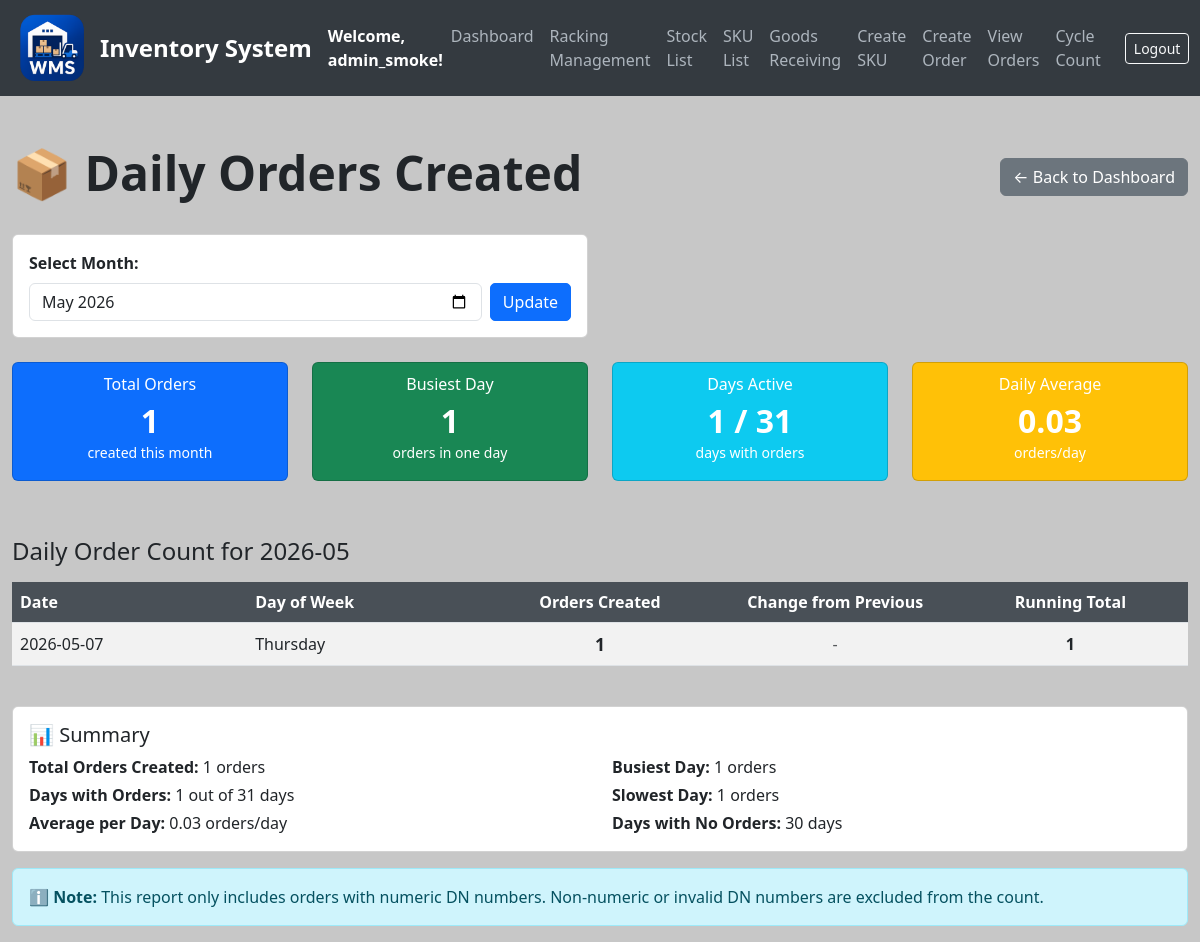
The page /daily-orders (signed in) on the database its author committed.
### models.py (models this page shows, shortened)
class User(UserMixin, db.Model):
    __tablename__ = 'users'
    id = db.Column(db.Integer, primary_key=True)
    username = db.Column(db.String(80), unique=True, nullable=False)
    email = db.Column(db.String(120), unique=True, nullable=False)
    password = db.Column(db.String(200), nullable=False)
    date_created = db.Column(db.DateTime, default=get_local_time)
    last_login = db.Column(db.DateTime, nullable=True)
    is_active = db.Column(db.Boolean, default=True)
    is_approved = db.Column(db.Boolean, default=False)
    is_admin = db.Column(db.Boolean, default=False)
    can_create_racking = db.Column(db.Boolean, default=False)
    can_create_stock = db.Column(db.Boolean, default=False)
    can_create_order = db.Column(db.Boolean, default=False)
    can_transfer_stock = db.Column(db.Boolean, default=False)
    can_transfer_batch = db.Column(db.Boolean, default=False)
    can_mass_transfer = db.Column(db.Boolean, default=False)
    can_bulk_transfer = db.Column(db.Boolean, default=False)
    can_add_sku = db.Column(db.Boolean, default=False)
    can_view_orders = db.Column(db.Boolean, default=False)  # ← new
    can_cycle_count = db.Column(db.Boolean, default=False)  # ← new

class Order(db.Model):
    __tablename__ = 'orders'
    id = db.Column(db.Integer, primary_key=True)
    dn_number = db.Column(db.String(50), unique=True, nullable=False)  # Add DN number field
    created_at = db.Column(db.DateTime, default=get_local_time)
    customer_name = db.Column(db.String(100), nullable=False)
    address = db.Column(db.String(255), nullable=False)
    sales_order = db.Column(db.String(255), nullable=False)
    remarks = db.Column(db.String(255), nullable=True)
    status = db.Column(db.String(20), default='active')
    created_by = db.Column(db.String(255), nullable=True)
    last_updated_by = db.Column(db.String(255), nullable=True)  # Add this line
    items = db.relationship('OrderItem', backref='order', cascade='all, delete-orphan', lazy=True)

### app.py (the view)
@app.route('/daily-orders')
@login_required
def daily_orders():
    selected_month_str = request.args.get('month', default=None)
    if selected_month_str:
        try:
            selected_month = datetime.strptime(selected_month_str, '%Y-%m')
        except ValueError:
            selected_month = datetime.now()
    else:
        selected_month = datetime.now()
    days_in_month = monthrange(selected_month.year, selected_month.month)[1]
    orders = (
        db.session.query(Order)
        .filter(extract('month', Order.created_at) == selected_month.month)
        .filter(extract('year', Order.created_at) == selected_month.year)
        .filter(Order.status != 'cancelled')
        .all()
    )
    from collections import defaultdict
    daily_counts = defaultdict(int)
    for order in orders:
        if order.dn_number and order.dn_number.strip().isdigit():
            order_date = order.created_at.date()
            daily_counts[order_date] += 1
    daily_order_data = sorted(daily_counts.items(), key=lambda x: x[0])
    if daily_order_data:
        total_orders = sum(count for date, count in daily_order_data)
        max_orders = max(count for date, count in daily_order_data)
        min_orders = min(count for date, count in daily_order_data)
        total_days_with_orders = len(daily_order_data)
        daily_average = total_orders / days_in_month if days_in_month else 0
    else:
        total_orders = 0
        max_orders = 0
        min_orders = 0
        total_days_with_orders = 0
        daily_average = 0
    return render_template(
        'daily_orders.html',
        daily_order_data=daily_order_data,
        selected_month=selected_month_str or selected_month.strftime('%Y-%m'),
        total_orders=total_orders,
        max_orders=max_orders,
        min_orders=min_orders,
        total_days_with_orders=total_days_with_orders,
        days_in_month=days_in_month,
        daily_average=daily_average
    )

### app.py (called while the page is built)
@login_manager.user_loader
def load_user(user_id):
    return db.session.get(User, int(user_id))

### templates/daily_orders.html (shortened to what this page needs)
{% extends "base.html" %}
{% block content %}
<div class="container mt-5">
    <div class="d-flex justify-content-between align-items-center mb-4">
        <h1>📦 Daily Orders Created</h1>
        <a href="/dashboard" class="btn btn-secondary">← Back to Dashboard</a>
    </div>
    <div class="row mb-4">
        <div class="col-md-6">
            <form method="GET" action="/daily-orders">
                <div class="card">
                    <div class="card-body">
                        <label for="month" class="form-label"><strong>Select Month:</strong></label>
                        <div class="d-flex gap-2">
                            <input type="month" id="month" name="month" class="form-control" value="{{ selected_month }}">
                            <button type="submit" class="btn btn-primary">Update</button>
                        </div>
                    </div>
                </div>
            </form>
        </div>
    </div>
    <div class="row mb-4">
        <div class="col-md-3">
            <div class="card text-white bg-primary stat-card">
                <div class="card-body text-center">
                    <h6 class="card-subtitle mb-2">Total Orders</h6>
                    <h2 class="card-title mb-0">{{ total_orders }}</h2>
                    <small>created this month</small>
                </div>
            </div>
        </div>
        <div class="col-md-3">
            <div class="card text-white bg-success stat-card">
                <div class="card-body text-center">
                    <h6 class="card-subtitle mb-2">Busiest Day</h6>
                    <h2 class="card-title mb-0">{{ max_orders }}</h2>
                    <small>orders in one day</small>
                </div>
            </div>
        </div>
        <div class="col-md-3">
            <div class="card text-white bg-info stat-card">
                <div class="card-body text-center">
                    <h6 class="card-subtitle mb-2">Days Active</h6>
                    <h2 class="card-title mb-0">{{ total_days_with_orders }} / {{ days_in_month }}</h2>
                    <small>days with orders</small>
                </div>
            </div>
        </div>
        <div class="col-md-3">
            <div class="card text-white bg-warning stat-card">
                <div class="card-body text-center">
                    <h6 class="card-subtitle mb-2">Daily Average</h6>
                    <h2 class="card-title mb-0">{{ daily_average|round(2) }}</h2>
                    <small>orders/day</small>
                </div>
            </div>
        </div>
    </div>
    <div class="table-responsive">
        <h4 class="mb-3">Daily Order Count for {{ selected_month }}</h4>
        <table class="table table-striped align-middle">
            <thead>
                <tr>
                    <th style="width: 20%;">Date</th>
                    <th style="width: 20%;">Day of Week</th>
                    <th style="width: 20%;" class="text-center">Orders Created</th>
                    <th style="width: 20%;" class="text-center">Change from Previous</th>
                    <th style="width: 20%;" class="text-center">Running Total</th>
                </tr>
            </thead>
            <tbody>
                {% if daily_order_data %}
                    {% set prev_count = namespace(value=None) %}
                    {% set running_total = namespace(value=0) %}
                    {% for order_date, count in daily_order_data %}
                    {% set running_total.value = running_total.value + count %}
                    <tr>
                        <td>{{ order_date.strftime('%Y-%m-%d') }}</td>
                        <td>{{ order_date.strftime('%A') }}</td>
                        <td class="text-center">
                            <strong style="font-size: 1.1rem;">{{ count }}</strong>
                        </td>
                        <td class="text-center">
                            {% if prev_count.value is not none %}
                                {% set change = count - prev_count.value %}
                                {% if change > 0 %}
                                    <span class="badge bg-success" style="font-size: 0.9rem;">+{{ change }}</span>
                                {% elif change < 0 %}
                                    <span class="badge bg-danger" style="font-size: 0.9rem;">{{ change }}</span>
                                {% else %}
                                    <span class="badge bg-secondary" style="font-size: 0.9rem;">0</span>
                                {% endif %}
                            {% else %}
                                <span class="text-muted">-</span>
                            {% endif %}
                            {% set prev_count.value = count %}
                        </td>
                        <td class="text-center">
                            <strong>{{ running_total.value }}</strong>
                        </td>
                    </tr>
                    {% endfor %}
                {% endif %}
            </tbody>
        </table>
    </div>
    {% if daily_order_data %}
    <div class="card mt-4">
        <div class="card-body">
            <h5 class="card-title">📊 Summary</h5>
            <div class="row">
                <div class="col-md-6">
                    <p class="mb-1"><strong>Total Orders Created:</strong> {{ total_orders }} orders</p>
                    <p class="mb-1"><strong>Days with Orders:</strong> {{ total_days_with_orders }} out of {{ days_in_month }} days</p>
                    <p class="mb-0"><strong>Average per Day:</strong> {{ (total_orders / days_in_month)|round(2) }} orders/day</p>
                </div>
                <div class="col-md-6">
                    <p class="mb-1"><strong>Busiest Day:</strong> {{ max_orders }} orders</p>
                    <p class="mb-1"><strong>Slowest Day:</strong> {{ min_orders }} orders</p>
                    <p class="mb-0"><strong>Days with No Orders:</strong> {{ days_in_month - total_days_with_orders }} days</p>
                </div>
            </div>
        </div>
    </div>
    <div class="alert alert-info mt-3">
        <strong>ℹ️ Note:</strong> This report only includes orders with numeric DN numbers. Non-numeric or invalid DN numbers are excluded from the count.
    </div>
    {% endif %}
</div>
</body>
</html>
{% endblock %}

### templates/base.html (shortened to what this page needs)
<!DOCTYPE html>
<html lang="en">
<head>
    <link href="https://cdn.jsdelivr.net/npm/bootstrap@5.3.0/dist/css/bootstrap.min.css" rel="stylesheet">
</head>
<body>
<nav class="navbar navbar-expand-lg navbar-dark">
    <div class="container-fluid">
        <img src="{{ url_for('static', filename='logo_.png') }}" alt="Logo" width="80" height="80" class="me-2">
        <a class="navbar-brand" href="/">Inventory System</a>
        <strong class="text-white">Welcome, {{ current_user.username }}!</strong>
        <div class="collapse navbar-collapse" id="navbarNav">
            <ul class="navbar-nav ms-auto">
                <li class="nav-item"><a class="nav-link" href="/dashboard">Dashboard</a></li>
                {% if current_user.is_admin or current_user.can_create_racking %}
                <li class="nav-item"><a class="nav-link" href="/create_racking">Racking Management</a></li>
                {% endif %}
                <li class="nav-item"><a class="nav-link" href="/stocks">Stock List</a></li>
                <li class="nav-item"><a class="nav-link" href="/sku-list">SKU List</a></li>
                {% if current_user.is_admin or current_user.can_create_stock %}
                <li class="nav-item"><a class="nav-link" href="/create-stock">Goods Receiving</a></li>
                {% endif %}
                {% if current_user.is_admin or current_user.can_add_sku %}
                <li class="nav-item"><a class="nav-link" href="/add-sku">Create SKU</a></li>
                {% endif %}
                {% if current_user.is_admin or current_user.can_create_order %}
                <li class="nav-item"><a class="nav-link" href="/create-order">Create Order</a></li>
                {% endif %}
                {% if current_user.is_admin or current_user.can_view_orders %}
                <li class="nav-item"><a class="nav-link" href="/orders">View Orders</a></li>
                {% endif %}
                {% if current_user.is_admin or current_user.can_cycle_count %}
                <li class="nav-item"><a class="nav-link" href="/cycle-count">Cycle Count</a></li>
                {% endif %}
            </ul>
            <form class="d-flex ms-3" action="{{ url_for('logout') }}" method="POST">
                <button class="btn btn-sm btn-outline-light" type="submit">Logout</button>
            </form>
        </div>
    </div>
</nav>
{% block content %}{% endblock %}
</body>
</html>

### rows shown on the page
User: username "admin_smoke"
Order: strftime "2026-05-07", strftime "Thursday", id "1", value "1"

### other values the page prints
{{ total_orders }} "1"
{{ max_orders }} "1"
{{ total_days_with_orders }} "1"
{{ days_in_month }} "31"
{{ daily_average|round(2) }} "0.03"
{{ selected_month }} "2026-05"
{{ (total_orders / days_in_month)|round(2) }} "0.03"
{{ min_orders }} "1"
{{ days_in_month - total_days_with_orders }} "30"
